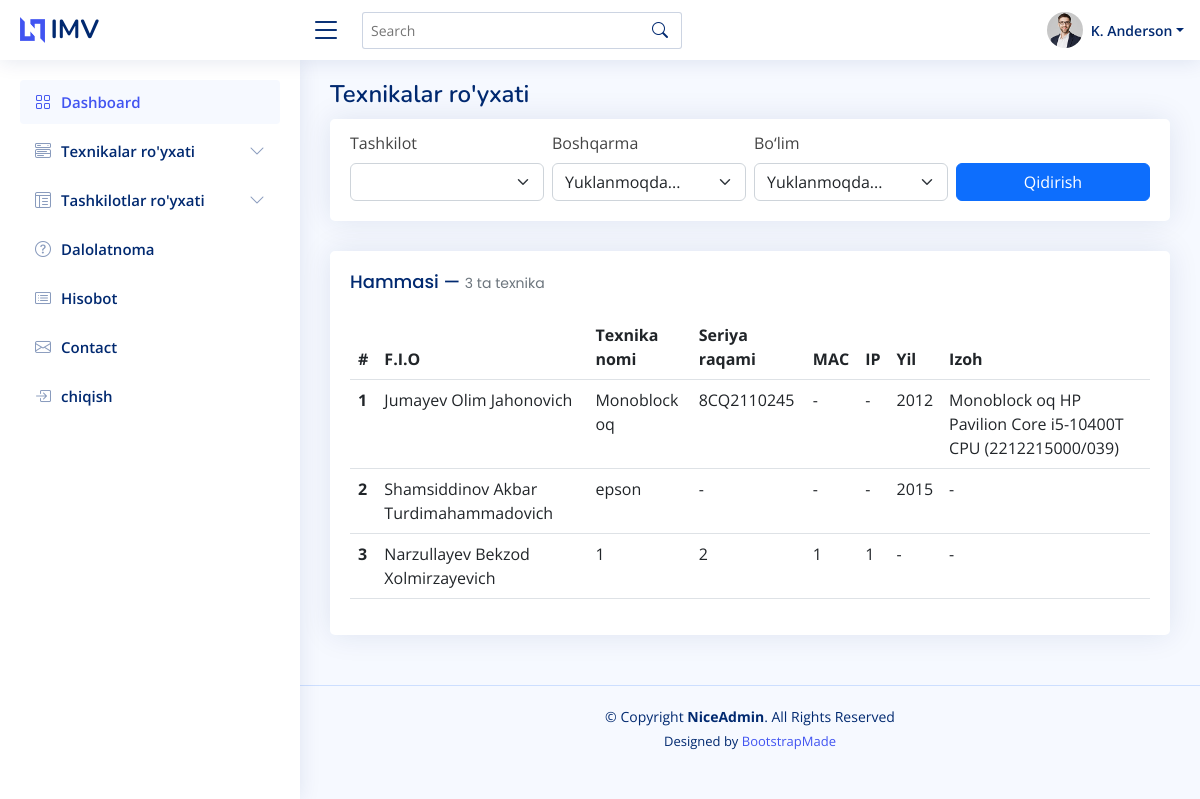
Before: / with the older database file.
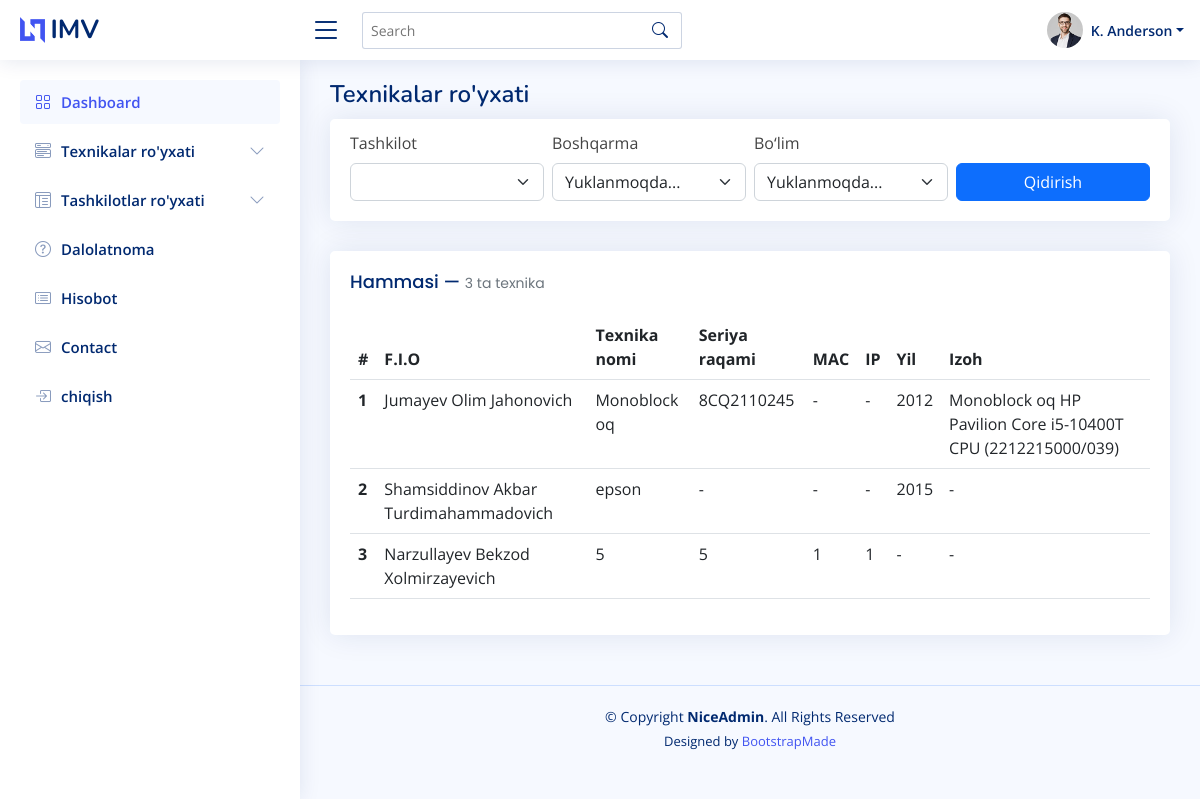
After: the same page with the newer database file.
### main/models.py (models this page shows, shortened)
class Technics(models.Model):
    category = models.ForeignKey(Category, on_delete=models.SET_NULL,null=True,blank=True)
    employee = models.ForeignKey(Employee, on_delete=models.SET_NULL,null=True,blank=True)
    name = models.CharField(max_length=100)
    model = models.CharField(max_length=100,null=True,blank=True)
    serial = models.CharField(max_length=100,null=True,blank=True)
    moc = models.CharField(max_length=100, null=True, blank=True)
    ip = models.CharField(max_length=100,null=True,blank=True)
    year = models.CharField(max_length=50,null=True,blank=True)
    body = models.CharField(max_length=500,null=True,blank=True)
    is_staff = models.BooleanField(default=True)
    is_active = models.BooleanField(default=True)
    author = models.ForeignKey(User, on_delete=models.SET_NULL,null=True,blank=True)
    date_creat = models.DateField(auto_now_add=True)
    date_edit = models.DateField(auto_now=True)
    class Meta:
        db_table = 'technics'

class Employee(models.Model):
    position = models.ForeignKey(Position, on_delete=models.SET_NULL,null=True,blank=True)
    department = models.ForeignKey(Department, on_delete=models.SET_NULL,null=True,blank=True)
    organization = models.ForeignKey(Organization, on_delete=models.SET_NULL, null=True, blank=True)
    rank = models.ForeignKey(Rank, on_delete=models.SET_NULL,null=True,blank=True)
    full_name = models.CharField(max_length=200)
    phone = models.CharField(max_length=100,null=True,blank=True)
    is_staff = models.BooleanField(default=True)
    is_active = models.BooleanField(default=True)
    author = models.ForeignKey(User, on_delete=models.SET_NULL,null=True,blank=True)
    date_creat = models.DateField(auto_now_add=True)
    date_edit = models.DateField(auto_now=True)
    class Meta:
        db_table = 'employee'

### main/views.py (the view)
# urls.py: path('', technics, name='technics'),
def technics(request, pk=None):
    if pk:
        category = get_object_or_404(Category, pk=pk)
        technics = Technics.objects.filter(category=category, is_active=True)
    else:
        category = None
        technics = Technics.objects.filter(is_active=True)
    org_id = request.GET.get('organization')
    dep_id = request.GET.get('department')
    pos_id = request.GET.get('position')
    organizations = Organization.objects.filter(is_active=True)
    departments = Department.objects.filter(is_active=True)
    positions = Position.objects.filter(is_active=True)
    if org_id:
        technics = technics.filter(employee__position__department__organization_id=org_id)
        departments = departments.filter(organization_id=org_id)
    if dep_id:
        technics = technics.filter(employee__position__department_id=dep_id)
        positions = positions.filter(department_id=dep_id)
    if pos_id:
        technics = technics.filter(employee__position_id=pos_id)
    context = {
        'category': category,
        'categorys': Category.objects.filter(is_active=True),
        'technics': technics.select_related('employee', 'category'),
        'organizations': organizations,
        'departments': departments,
        'positions': positions,
        'selected_org': org_id,
        'selected_dep': dep_id,
        'selected_pos': pos_id,
    }
    return render(request, 'main/technics.html', context)

### templates/main/technics.html (shortened to what this page needs)
{% extends 'base.html' %}
{% load static %}
{% block content %}
  <main id="main" class="main">
    <div class="pagetitle">
      <h1>Texnikalar ro'yxati</h1>
    </div>
    <section class="section">
      <div class="row">
        <div class="col-lg-12">
          <div class="card">
            <div class="card-body">
                <form class="row g-2 mt-1" method="get">
                    <div class="col-md-3">
                        <label for="organization" class="form-label">Tashkilot</label>
                        <select id="organization" name="organization" class="form-select">
                        </select>
                    </div>
                    <div class="col-md-3">
                        <label for="department" class="form-label">Boshqarma</label>
                        <select id="department" name="department" class="form-select">
                            <option value="">Tanlang...</option>
                        </select>
                    </div>
                    <div class="col-md-3">
                        <label for="position" class="form-label">Bo‘lim</label>
                        <select id="position" name="position" class="form-select">
                            <option value="">Tanlang...</option>
                        </select>
                    </div>
                    <div class="col-md-3 d-flex align-items-end">
                        <button type="submit" class="btn btn-primary w-100">Qidirish</button>
                    </div>
                </form>
            </div>
          </div>
        </div>
      </div>
    </section>
    <section class="section">
      <div class="row">
        <div class="col-lg-12">
          <div class="card">
            <div class="card-body">
              <h5 class="card-title">
                {% if category %}
                    {{ category.name }} — <span class="text-muted">{{ technics.count }} ta texnika</span>
                {% else %}
                    Hammasi — <span class="text-muted">{{ technics.count }} ta texnika</span>
                {% endif %}
              </h5>
              <table class="table datatable">
                  <thead>
                    <tr>
                      <th>#</th>
                      <th>F.I.O</th>
                      <th>Texnika nomi</th>
                      <th>Seriya raqami</th>
                      <th>MAC</th>
                      <th>IP</th>
                      <th>Yil</th>
                      <th>Izoh</th>
                    </tr>
                  </thead>
                  <tbody>
                    {% for te in technics %}
                    <tr>
                      <th scope="row">{{ forloop.counter }}</th>
                      <td>{{ te.employee.full_name|default:"Biriktirilmagan" }}</td>
                      <td>{{ te.name|default:"-" }}</td>
                      <td>{{ te.serial|default:"-" }}</td>
                      <td>{{ te.moc|default:"-" }}</td>
                      <td>{{ te.ip|default:"-" }}</td>
                      <td>{{ te.year|default:"-" }}</td>
                      <td>{{ te.body|default:"-" }}</td>
                    </tr>
                    {% empty %}
                    <tr>
                      <td colspan="7" class="text-center text-muted">Hech qanday texnika topilmadi.</td>
                    </tr>
                    {% endfor %}
                  </tbody>
                </table>
            </div>
          </div>
        </div>
      </div>
    </section>
  </main>
{% endblock content %}

Changed rows visible on the page:
changed Technics "Narzullayev Bekzod Xolmirzayevich": name "1" → "5"; serial "2" → "5"
